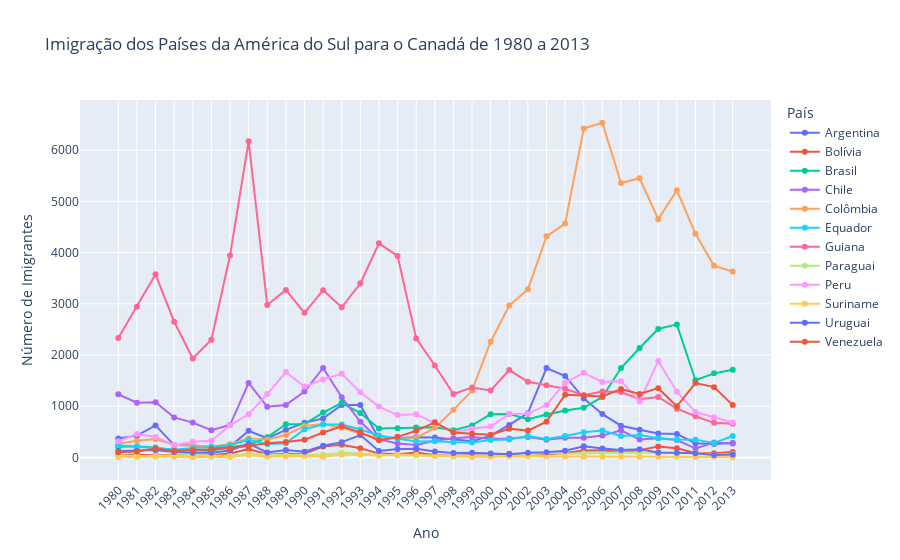

Notebook code cell kept with this figure:
### Code cell
fig = px.line(america_sul_final, x=america_sul_final.index, y=america_sul_final.columns, color='País',
              title='Imigração dos Países da América do Sul para o Canadá de 1980 a 2013', markers=True)

fig.update_layout(
    xaxis={'tickangle':-45},
    xaxis_title='Ano',
    yaxis_title='Número de Imigrantes'
)

fig.show()

### Figure 1 — Plotly figure (JSON) as saved in the notebook; plotly's stock layout.template omitted (floating-point values rounded to 4 significant figures)
{"data": [{"hovertemplate": "País=Argentina<br>index=%{x}<br>value=%{y}<extra></extra>", "legendgroup": "Argentina", "line": {"color": "#636efa", "dash": "solid"}, "marker": {"symbol": "circle"}, "mode": "lines+markers", "name": "Argentina", "orientation": "v", "showlegend": true, "type": "scatter", "x": ["1980", "1981", "1982", "1983", "1984", "1985", "1986", "1987", "1988", "1989", "1990", "1991", "1992", "1993", "1994", "1995", "1996", "1997", "1998", "1999", "2000", "2001", "2002", "2003", "2004", "2005", "2006", "2007", "2008", "2009", "2010", "2011", "2012", "2013"], "xaxis": "x", "y": [368, 426, 626, 241, 237, 196, 213, 519, 374, 538, 678, 763, 1023, 1022, 366, 380, 396, 391, 349, 318, 427, 635, 865, 1745, 1591, 1153, 847, 620, 540, 467, 459, 278, 263, 282], "yaxis": "y"}, {"hovertemplate": "País=Bolívia<br>index=%{x}<br>value=%{y}<extra></extra>", "legendgroup": "Bolívia", "line": {"color": "#EF553B", "dash": "solid"}, "marker": {"symbol": "circle"}, "mode": "lines+markers", "name": "Bolívia", "orientation": "v", "showlegend": true, "type": "scatter", "x": ["1980", "1981", "1982", "1983", "1984", "1985", "1986", "1987", "1988", "1989", "1990", "1991", "1992", "1993", "1994", "1995", "1996", "1997", "1998", "1999", "2000", "2001", "2002", "2003", "2004", "2005", "2006", "2007", "2008", "2009", "2010", "2011", "2012", "2013"], "xaxis": "x", "y": [44, 52, 42, 49, 38, 44, 79, 165, 63, 68, 71, 214, 247, 180, 75, 61, 96, 43, 33, 42, 33, 72, 57, 59, 85, 134, 139, 107, 143, 214, 180, 86, 83, 107], "yaxis": "y"}, {"hovertemplate": "País=Brasil<br>index=%{x}<br>value=%{y}<extra></extra>", "legendgroup": "Brasil", "line": {"color": "#00cc96", "dash": "solid"}, "marker": {"symbol": "circle"}, "mode": "lines+markers", "name": "Brasil", "orientation": "v", "showlegend": true, "type": "scatter", "x": ["1980", "1981", "1982", "1983", "1984", "1985", "1986", "1987", "1988", "1989", "1990", "1991", "1992", "1993", "1994", "1995", "1996", "1997", "1998", "1999", "2000", "2001", "2002", "2003", "2004", "2005", "2006", "2007", "2008", "2009", "2010", "2011", "2012", "2013"], "xaxis": "x", "y": [211, 220, 192, 139, 145, 130, 205, 244, 394, 650, 650, 877, 1066, 866, 566, 572, 586, 591, 531, 626, 845, 847, 745, 839, 917, 969, 1181, 1746, 2138, 2509, 2598, 1508, 1642, 1714], "yaxis": "y"}, {"hovertemplate": "País=Chile<br>index=%{x}<br>value=%{y}<extra></extra>", "legendgroup": "Chile", "line": {"color": "#ab63fa", "dash": "solid"}, "marker": {"symbol": "circle"}, "mode": "lines+markers", "name": "Chile", "orientation": "v", "showlegend": true, "type": "scatter", "x": ["1980", "1981", "1982", "1983", "1984", "1985", "1986", "1987", "1988", "1989", "1990", "1991", "1992", "1993", "1994", "1995", "1996", "1997", "1998", "1999", "2000", "2001", "2002", "2003", "2004", "2005", "2006", "2007", "2008", "2009", "2010", "2011", "2012", "2013"], "xaxis": "x", "y": [1233, 1069, 1078, 781, 681, 533, 633, 1454, 990, 1023, 1286, 1749, 1175, 697, 352, 273, 244, 325, 376, 397, 366, 369, 401, 347, 383, 384, 427, 530, 350, 375, 340, 174, 291, 273], "yaxis": "y"}, {"hovertemplate": "País=Colômbia<br>index=%{x}<br>value=%{y}<extra></extra>", "legendgroup": "Colômbia", "line": {"color": "#FFA15A", "dash": "solid"}, "marker": {"symbol": "circle"}, "mode": "lines+markers", "name": "Colômbia", "orientation": "v", "showlegend": true, "type": "scatter", "x": ["1980", "1981", "1982", "1983", "1984", "1985", "1986", "1987", "1988", "1989", "1990", "1991", "1992", "1993", "1994", "1995", "1996", "1997", "1998", "1999", "2000", "2001", "2002", "2003", "2004", "2005", "2006", "2007", "2008", "2009", "2010", "2011", "2012", "2013"], "xaxis": "x", "y": [266, 326, 360, 244, 235, 214, 257, 376, 352, 439, 614, 652, 582, 464, 375, 371, 381, 578, 929, 1306, 2259, 2965, 3283, 4318, 4566, 6424, 6535, 5357, 5452, 4652, 5218, 4366, 3741, 3631], "yaxis": "y"}, {"hovertemplate": "País=Equador<br>index=%{x}<br>value=%{y}<extra></extra>", "legendgroup": "Equador", "line": {"color": "#19d3f3", "dash": "solid"}, "marker": {"symbol": "circle"}, "mode": "lines+markers", "name": "Equador", "orientation": "v", "showlegend": true, "type": "scatter", "x": ["1980", "1981", "1982", "1983", "1984", "1985", "1986", "1987", "1988", "1989", "1990", "1991", "1992", "1993", "1994", "1995", "1996", "1997", "1998", "1999", "2000", "2001", "2002", "2003", "2004", "2005", "2006", "2007", "2008", "2009", "2010", "2011", "2012", "2013"], "xaxis": "x", "y": [238, 207, 184, 155, 179, 208, 240, 344, 265, 278, 552, 643, 644, 547, 431, 368, 310, 317, 295, 291, 342, 353, 418, 361, 417, 491, 525, 419, 437, 373, 353, 348, 282, 418], "yaxis": "y"}, {"hovertemplate": "País=Guiana<br>index=%{x}<br>value=%{y}<extra></extra>", "legendgroup": "Guiana", "line": {"color": "#FF6692", "dash": "solid"}, "marker": {"symbol": "circle"}, "mode": "lines+markers", "name": "Guiana", "orientation": "v", "showlegend": true, "type": "scatter", "x": ["1980", "1981", "1982", "1983", "1984", "1985", "1986", "1987", "1988", "1989", "1990", "1991", "1992", "1993", "1994", "1995", "1996", "1997", "1998", "1999", "2000", "2001", "2002", "2003", "2004", "2005", "2006", "2007", "2008", "2009", "2010", "2011", "2012", "2013"], "xaxis": "x", "y": [2334, 2943, 3575, 2650, 1932, 2299, 3942, 6174, 2977, 3270, 2824, 3266, 2932, 3399, 4181, 3935, 2324, 1795, 1238, 1366, 1308, 1707, 1479, 1410, 1341, 1215, 1286, 1277, 1137, 1180, 953, 804, 676, 656], "yaxis": "y"}, {"hovertemplate": "País=Paraguai<br>index=%{x}<br>value=%{y}<extra></extra>", "legendgroup": "Paraguai", "line": {"color": "#B6E880", "dash": "solid"}, "marker": {"symbol": "circle"}, "mode": "lines+markers", "name": "Paraguai", "orientation": "v", "showlegend": true, "type": "scatter", "x": ["1980", "1981", "1982", "1983", "1984", "1985", "1986", "1987", "1988", "1989", "1990", "1991", "1992", "1993", "1994", "1995", "1996", "1997", "1998", "1999", "2000", "2001", "2002", "2003", "2004", "2005", "2006", "2007", "2008", "2009", "2010", "2011", "2012", "2013"], "xaxis": "x", "y": [45, 26, 32, 40, 48, 36, 34, 72, 53, 48, 56, 51, 94, 75, 46, 39, 38, 30, 25, 34, 29, 34, 60, 88, 74, 75, 88, 98, 95, 88, 89, 83, 55, 66], "yaxis": "y"}, {"hovertemplate": "País=Peru<br>index=%{x}<br>value=%{y}<extra></extra>", "legendgroup": "Peru", "line": {"color": "#FF97FF", "dash": "solid"}, "marker": {"symbol": "circle"}, "mode": "lines+markers", "name": "Peru", "orientation": "v", "showlegend": true, "type": "scatter", "x": ["1980", "1981", "1982", "1983", "1984", "1985", "1986", "1987", "1988", "1989", "1990", "1991", "1992", "1993", "1994", "1995", "1996", "1997", "1998", "1999", "2000", "2001", "2002", "2003", "2004", "2005", "2006", "2007", "2008", "2009", "2010", "2011", "2012", "2013"], "xaxis": "x", "y": [317, 456, 401, 241, 306, 328, 628, 843, 1237, 1667, 1384, 1522, 1632, 1274, 993, 827, 845, 676, 493, 560, 603, 849, 855, 1023, 1460, 1653, 1473, 1490, 1094, 1884, 1283, 886, 787, 682], "yaxis": "y"}, {"hovertemplate": "País=Suriname<br>index=%{x}<br>value=%{y}<extra></extra>", "legendgroup": "Suriname", "line": {"color": "#FECB52", "dash": "solid"}, "marker": {"symbol": "circle"}, "mode": "lines+markers", "name": "Suriname", "orientation": "v", "showlegend": true, "type": "scatter", "x": ["1980", "1981", "1982", "1983", "1984", "1985", "1986", "1987", "1988", "1989", "1990", "1991", "1992", "1993", "1994", "1995", "1996", "1997", "1998", "1999", "2000", "2001", "2002", "2003", "2004", "2005", "2006", "2007", "2008", "2009", "2010", "2011", "2012", "2013"], "xaxis": "x", "y": [15, 10, 21, 12, 5, 16, 7, 46, 16, 24, 26, 13, 53, 51, 32, 58, 51, 35, 22, 11, 16, 22, 22, 22, 17, 15, 16, 20, 9, 12, 13, 11, 16, 4], "yaxis": "y"}, {"hovertemplate": "País=Uruguai<br>index=%{x}<br>value=%{y}<extra></extra>", "legendgroup": "Uruguai", "line": {"color": "#636efa", "dash": "solid"}, "marker": {"symbol": "circle"}, "mode": "lines+markers", "name": "Uruguai", "orientation": "v", "showlegend": true, "type": "scatter", "x": ["1980", "1981", "1982", "1983", "1984", "1985", "1986", "1987", "1988", "1989", "1990", "1991", "1992", "1993", "1994", "1995", "1996", "1997", "1998", "1999", "2000", "2001", "2002", "2003", "2004", "2005", "2006", "2007", "2008", "2009", "2010", "2011", "2012", "2013"], "xaxis": "x", "y": [128, 132, 146, 105, 90, 92, 137, 269, 99, 144, 111, 229, 299, 437, 125, 164, 171, 117, 87, 93, 75, 64, 91, 103, 130, 217, 175, 147, 160, 99, 93, 81, 47, 58], "yaxis": "y"}, {"hovertemplate": "País=Venezuela<br>index=%{x}<br>value=%{y}<extra></extra>", "legendgroup": "Venezuela", "line": {"color": "#EF553B", "dash": "solid"}, "marker": {"symbol": "circle"}, "mode": "lines+markers", "name": "Venezuela", "orientation": "v", "showlegend": true, "type": "scatter", "x": ["1980", "1981", "1982", "1983", "1984", "1985", "1986", "1987", "1988", "1989", "1990", "1991", "1992", "1993", "1994", "1995", "1996", "1997", "1998", "1999", "2000", "2001", "2002", "2003", "2004", "2005", "2006", "2007", "2008", "2009", "2010", "2011", "2012", "2013"], "xaxis": "x", "y": [103, 117, 174, 124, 142, 165, 179, 229, 279, 304, 344, 487, 610, 490, 334, 402, 520, 686, 489, 464, 443, 560, 524, 699, 1224, 1211, 1192, 1335, 1239, 1353, 998, 1452, 1373, 1022], "yaxis": "y"}], "layout": {"legend": {"title": {"text": "País"}, "tracegroupgap": 0}, "title": {"text": "Imigração dos Países da América do Sul para o Canadá de 1980 a 2013"}, "xaxis": {"anchor": "y", "domain": [0, 1], "tickangle": -45, "title": {"text": "Ano"}}, "yaxis": {"anchor": "x", "domain": [0, 1], "title": {"text": "Número de Imigrantes"}}}}
